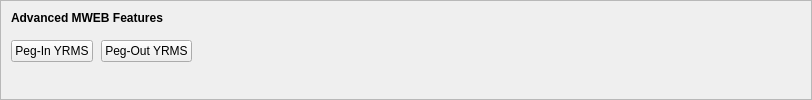
    <widget class="QFrame" name="frameMWEBFeatures">
     <property name="sizePolicy">
      <sizepolicy hsizetype="Expanding" vsizetype="Expanding">
       <horstretch>0</horstretch>
       <verstretch>0</verstretch>
      </sizepolicy>
     </property>
     <property name="maximumSize">
      <size>
       <width>16777215</width>
       <height>16777215</height>
      </size>
     </property>
     <property name="frameShape">
      <enum>QFrame::StyledPanel</enum>
     </property>
     <property name="frameShadow">
      <enum>QFrame::Sunken</enum>
     </property>
     <layout class="QVBoxLayout" name="verticalLayoutMWEBFeatures2">
      <property name="spacing">
       <number>0</number>
      </property>
      <property name="leftMargin">
       <number>0</number>
      </property>
      <property name="topMargin">
       <number>0</number>
      </property>
      <property name="rightMargin">
       <number>0</number>
      </property>
      <property name="bottomMargin">
       <number>6</number>
      </property>
      <item>
       <layout class="QVBoxLayout" name="verticalLayoutMWEBFeatures" stretch="0,0,1">
        <property name="spacing">
         <number>0</number>
        </property>
        <property name="leftMargin">
         <number>10</number>
        </property>
        <property name="topMargin">
         <number>10</number>
        </property>
        <item>
         <layout class="QHBoxLayout" name="horizontalLayoutMWEBFeatures1">
          <property name="bottomMargin">
           <number>15</number>
          </property>
          <item>
           <widget class="QLabel" name="labelMWEBFeatures">
            <property name="sizePolicy">
             <sizepolicy hsizetype="Preferred" vsizetype="Maximum">
              <horstretch>0</horstretch>
              <verstretch>0</verstretch>
             </sizepolicy>
            </property>
            <property name="font">
             <font>
              <weight>75</weight>
              <bold>true</bold>
             </font>
            </property>
            <property name="styleSheet">
             <string notr="true">font-weight:bold;</string>
            </property>
            <property name="text">
             <string>Advanced MWEB Features</string>
            </property>
           </widget>
          </item>
         </layout>
        </item>
        <item>
         <layout class="QHBoxLayout" name="horizontalLayoutMWEBFeatures2" stretch="0,0,0">
          <property name="spacing">
           <number>8</number>
          </property>
          <property name="bottomMargin">
           <number>10</number>
          </property>
          <item>
           <widget class="QPushButton" name="pushButtonMWEBPegIn">
            <property name="styleSheet">
             <string notr="true"/>
            </property>
            <property name="text">
             <string>Peg-In YRMS</string>
            </property>
            <property name="checkable">
             <bool>true</bool>
            </property>
            <property name="autoDefault">
             <bool>false</bool>
            </property>
           </widget>
          </item>
          <item>
           <widget class="QPushButton" name="pushButtonMWEBPegOut">
            <property name="styleSheet">
             <string notr="true"/>
            </property>
            <property name="text">
             <string>Peg-Out YRMS</string>
            </property>
            <property name="checkable">
             <bool>true</bool>
            </property>
            <property name="autoDefault">
             <bool>false</bool>
            </property>
           </widget>
          </item>
          <item>
           <spacer name="horizontalSpacerMWEBFeatures">
            <property name="orientation">
             <enum>Qt::Horizontal</enum>
            </property>
            <property name="sizeHint" stdset="0">
             <size>
              <width>40</width>
              <height>1</height>
             </size>
            </property>
           </spacer>
          </item>
         </layout>
        </item>
        <item>
         <spacer name="verticalSpacerMWEBFeatures">
          <property name="orientation">
           <enum>Qt::Vertical</enum>
          </property>
          <property name="sizeHint" stdset="0">
           <size>
            <width>800</width>
            <height>1</height>
           </size>
          </property>
         </spacer>
        </item>
       </layout>
      </item>
     </layout>
    </widget>
